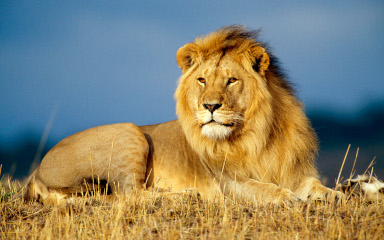
#> input picture Exercise 4 folder/lion.jpg, 384 x 240 px
$ python NP.7.0.py
#> lines starting #> are read from the running program, lines starting #| are printed output that depends on the picture
from locale import normalize
import cv2 as cv
import numpy as np
import math
from numpy import array
import math

img = cv.imread("lion.jpg")
#> img is the input picture: shape (240, 384, 3); mean B, G, R 109.9, 131.4, 134.7
np.set_printoptions(suppress=True)

height = img.shape[0]
#> height = 240
width = img.shape[1]
#> width = 384

kernel = np.array([
            [1,1,1],
            [1,2,1],
            [1,1,1]],np.uint8)

testArray =     np.array([
[1,2,0,1,3],
[2,1,4,2,2],
[1,0,1,0,1],
[1,2,1,0,2],
[2,5,3,1,2],
])

blurTestArray = np.zeros((5,5),np.uint8)

arraySize = np.sqrt(np.prod(kernel.shape))
arraySize = int(arraySize)

kernelSize = np.sum(kernel)

Red = img[:, :, 2]
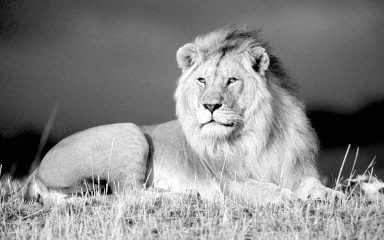
#> Red: shape (240, 384); min 0, max 255, mean 134.7
Green = img[:, :, 1]
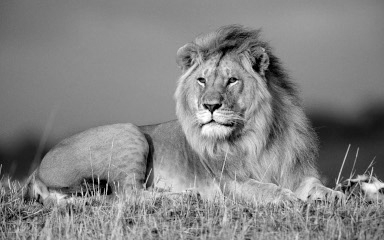
#> Green: shape (240, 384); min 0, max 255, mean 131.4
Blue = img[:, :, 0]
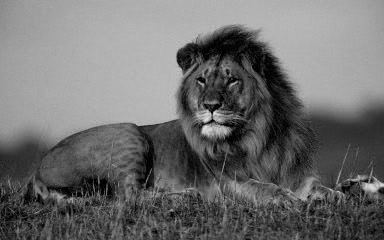
#> Blue: shape (240, 384); min 0, max 228, mean 109.9

RedNormalized   = np.zeros([img.shape[0],img.shape[1]],np.uint8)
GreenNormalized = np.zeros([img.shape[0],img.shape[1]],np.uint8)
BlueNormalized  = np.zeros([img.shape[0],img.shape[1]],np.uint8)


for i in np.arange(1,4):
    for j in np.arange (1,4):
        sum = 0

        for m in range (3):
            for n in range(3):
                sum= sum + kernel[m,n]*Red[i-3+m,j-3+n]/10

        RedNormalized[i,j]=sum

print(blurTestArray)


# [6 lines of commented-out code are left out]
cv.imshow("red",RedNormalized)
#cv.imshow("Image",img)
cv.waitKey(0)
